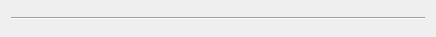
<?xml version="1.0" encoding="UTF-8"?>
<ui version="4.0">
 <class>PenaltySelector</class>
 <widget class="QWidget" name="PenaltySelector">
  <property name="geometry">
   <rect>
    <x>0</x>
    <y>0</y>
    <width>436</width>
    <height>37</height>
   </rect>
  </property>
  <property name="windowTitle">
   <string>Form</string>
  </property>
  <layout class="QVBoxLayout" name="verticalLayout">
   <item>
    <layout class="QHBoxLayout" name="hLayoutCancle"/>
   </item>
   <item>
    <widget class="Line" name="line">
     <property name="orientation">
      <enum>Qt::Horizontal</enum>
     </property>
    </widget>
   </item>
   <item>
    <layout class="QHBoxLayout" name="hLayoutPenalty"/>
   </item>
  </layout>
 </widget>
 <resources/>
 <connections/>
</ui>
